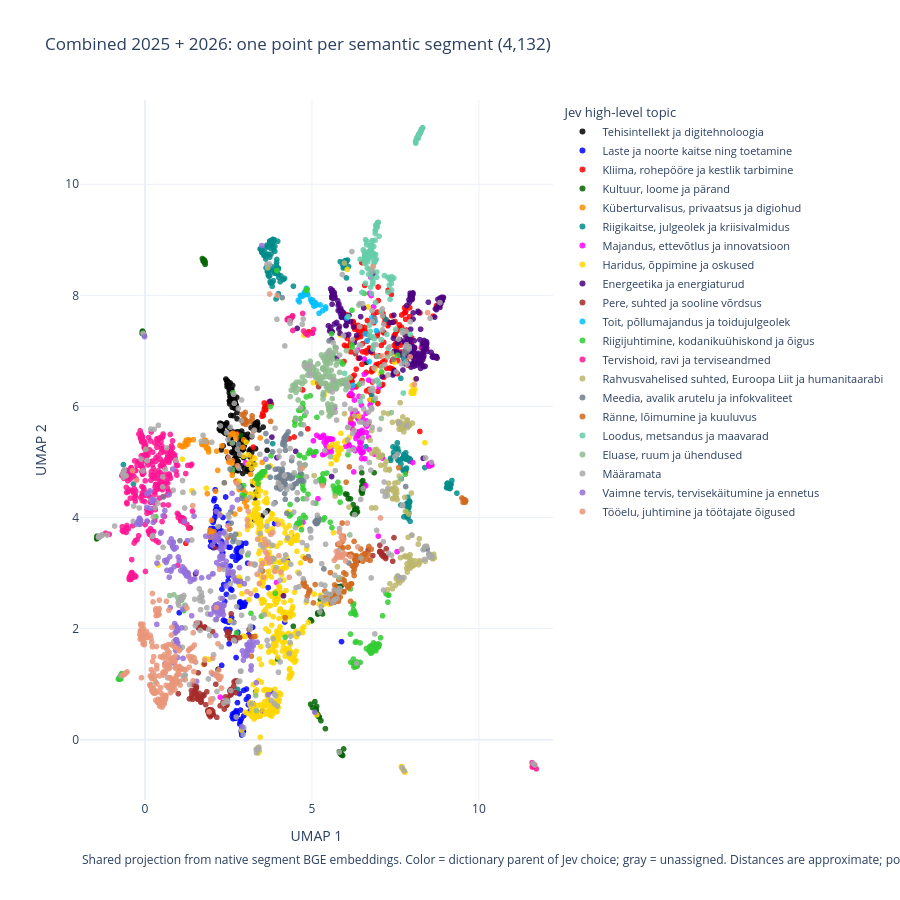
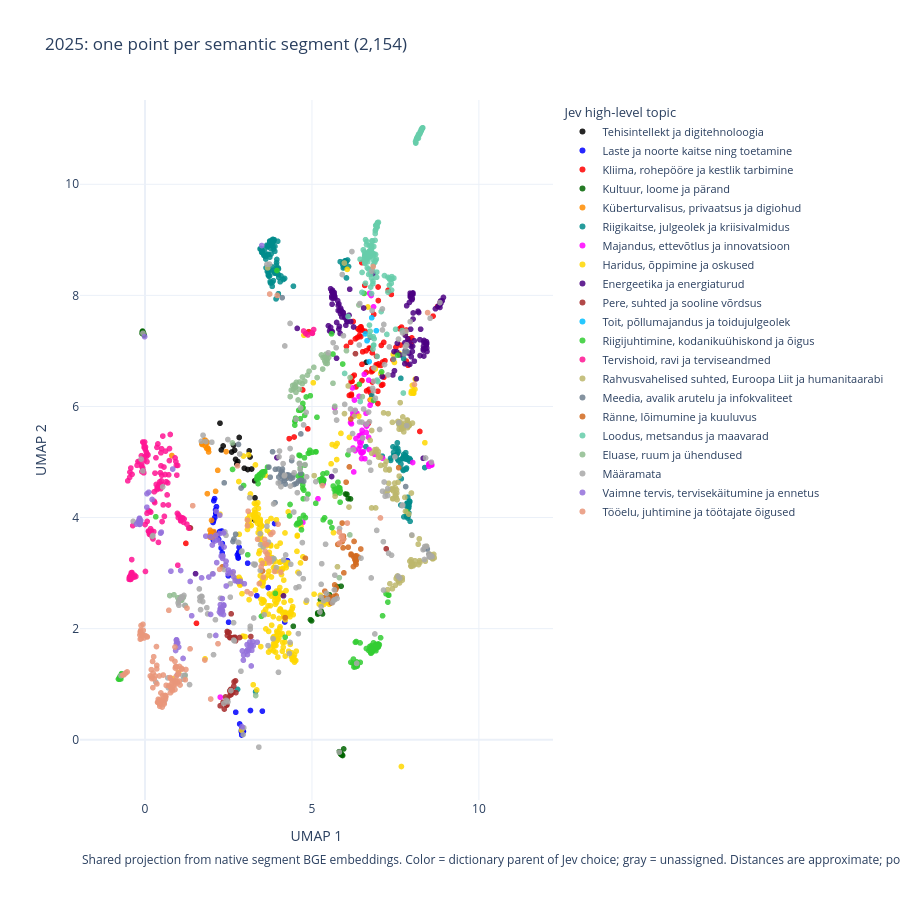
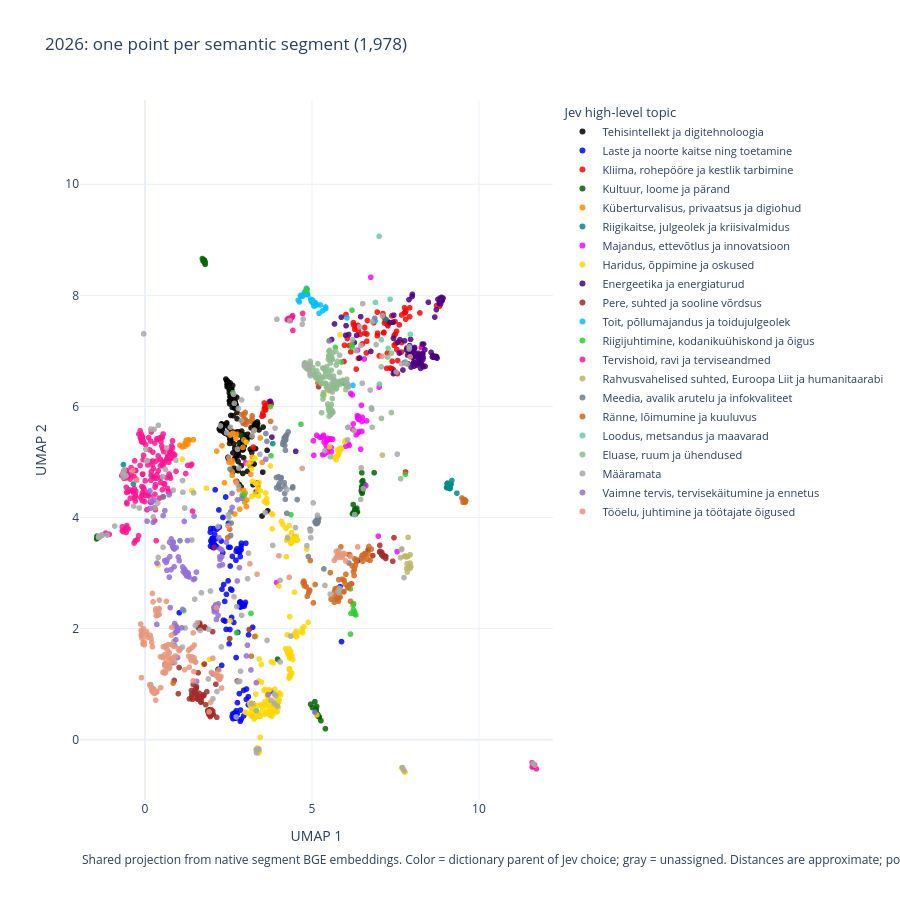

The notebook cell these images were saved under, in order:
### Markdown cell above
## Individual semantic segments in 2D

Each equal-sized point is **one native semantic segment**, not a topic centroid. Color shows the high-level category mapped from the segment's Jev primary topic; gray points are unassigned. The combined view has 4,132 points; the 2025 and 2026 views have 2,154 and 1,978. All three share coordinates and axes, allowing comparison without separately fitting each year.

Positions come from one UMAP projection of the saved 1,024-dimensional BGE **segment embeddings**, with cosine distance, 15 neighbors, minimum distance 0.15 and seed 42. Topic labels are only used for color, not as projection inputs. Nearby points can have similar text, but 2D distances and apparent clusters are approximate and are not a new clustering result.

The interactive plots support zooming, category filtering via the legend and hover with talk title, year, timestamps, detailed topic and a text excerpt. Static PNGs are embedded immediately below each interactive view. Regenerate with `uv run --group topic-analysis python scripts/export_jev_segment_maps.py`; it reuses cached vectors and projection coordinates without classifier API calls.

### Code cell
from pathlib import Path
import plotly.io as pio
from IPython.display import Image, Markdown, display
segment_map_root = next(p for p in (Path.cwd(), *Path.cwd().parents) if (p / "pyproject.toml").exists())
segment_maps = segment_map_root / "data/topic-analysis/results/jev-semantic-all/segment-maps"
for scope, label in [("all", "Combined: 4,132 segments"), ("2025", "2025: 2,154 segments"),
                     ("2026", "2026: 1,978 segments")]:
    display(Markdown("### " + label))
    figure = pio.from_json((segment_maps / (scope + ".plotly.json")).read_text())
    display(figure)
    display(Image(filename=str(segment_maps / (scope + ".png"))))
